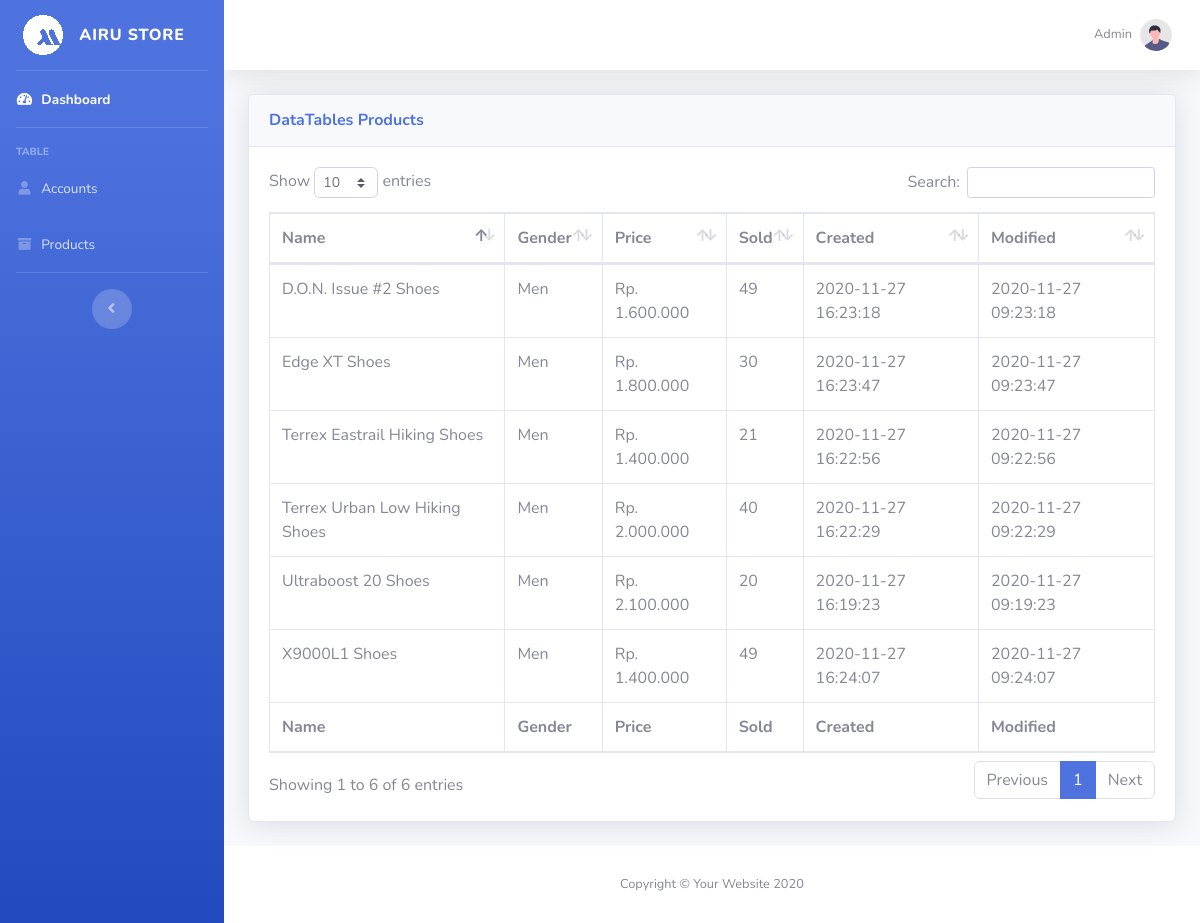
The page /admin/products.php (signed in) on the database its author committed.
### tables this page shows
CREATE TABLE `products` (
  `id` int(11) NOT NULL,
  `name` varchar(70) NOT NULL,
  `gender` enum('Men','Women') NOT NULL,
  `price` int(11) NOT NULL,
  `sold` int(11) DEFAULT NULL,
  `created` datetime DEFAULT NULL,
  `modified` timestamp NOT NULL DEFAULT current_timestamp(),
  `imageurl` text DEFAULT NULL
);

### admin/products.php (the view)
<?php include "partials/_header.php"; ?>
<?php
include "../database/connecton.php";
$query = "SELECT * FROM products ORDER BY id DESC";
$stmt = $con->prepare($query);
$stmt->execute();
?>
<div class="card shadow mb-4">
    <div class="card-header py-3">
        <h6 class="m-0 font-weight-bold text-primary">DataTables Products</h6>
    </div>
    <div class="card-body">
        <div class="table-responsive">
            <table class="table table-bordered" id="dataTable" width="100%" cellspacing="0">
                <thead>
                    <tr>
                        <th>Name</th>
                        <th>Gender</th>
                        <th>Price</th>
                        <th>Sold</th>
                        <th>Created</th>
                        <th>Modified</th>
                    </tr>
                </thead>
                <tfoot>
                    <tr>
                        <th>Name</th>
                        <th>Gender</th>
                        <th>Price</th>
                        <th>Sold</th>
                        <th>Created</th>
                        <th>Modified</th>
                    </tr>
                </tfoot>
                <tbody>
                    <?php
                    $rows = $stmt->fetchAll(PDO::FETCH_ASSOC);
                    foreach($rows as $row):
                        extract($row);
                    ?>
                    <tr>
                        <td><?php echo $name; ?></td>
                        <td><?php echo $gender; ?></td>
                        <td>Rp. <?php echo number_format($price,0,'','.'); ?></td>
                        <td><?php echo $sold; ?></td>
                        <td><?php echo $created; ?></td>
                        <td><?php echo $modified; ?></td>
                    </tr>
                    <?php endforeach; ?>
                </tbody>
            </table>
        </div>
    </div>
</div>
<?php include "partials/_footer.php"; ?>

### admin/partials/_header.php (shortened to what this page needs)
<!DOCTYPE html>
<html lang="en">
<head>
    <link href="vendor/fontawesome-free/css/all.min.css" rel="stylesheet" type="text/css">
    <link href="css/sb-admin-2.min.css" rel="stylesheet">
    <link href="vendor/datatables/dataTables.bootstrap4.min.css" rel="stylesheet">
</head>
<body id="page-top">
    <div id="wrapper">
        <ul class="navbar-nav bg-gradient-primary sidebar sidebar-dark accordion" id="accordionSidebar">
            <a class="sidebar-brand d-flex align-items-center justify-content-center" href="index.html">
                <div class="sidebar-brand-icon">
                    <img src="../assets/Icon/Brand-reversed.png" alt="">
                </div>
                <div class="sidebar-brand-text mx-3">Airu Store</div>
            </a>
            <hr class="sidebar-divider my-0">
            <li class="nav-item active">
                <a class="nav-link" href="Index.php">
                    <i class="fas fa-fw fa-tachometer-alt"></i>
                    <span>Dashboard</span></a>
            </li>
            <hr class="sidebar-divider">
            <div class="sidebar-heading">
                Table
            </div>
            <li class="nav-item">
                <a class="nav-link" href="Accounts.php">
                    <i class="fas fa-fw fa-user"></i>
                    <span>Accounts</span></a>
            </li>
            <li class="nav-item">
                <a class="nav-link" href="Products.php">
                    <i class="fas fa-fw fa-archive"></i>
                    <span>Products</span></a>
            </li>
            <hr class="sidebar-divider d-none d-md-block">
            <div class="text-center d-none d-md-inline">
                <button class="rounded-circle border-0" id="sidebarToggle"></button>
            </div>
        </ul>
        <div id="content-wrapper" class="d-flex flex-column">
            <div id="content">
                <nav class="navbar navbar-expand navbar-light bg-white topbar mb-4 static-top shadow">
                    <ul class="navbar-nav ml-auto">
                        <li class="nav-item dropdown no-arrow">
                            <a class="nav-link dropdown-toggle" href="#" id="userDropdown" role="button"
                                data-toggle="dropdown" aria-haspopup="true" aria-expanded="false">
                                <span class="mr-2 d-none d-lg-inline text-gray-600 small"><?php echo $_SESSION['name']; ?></span>
                                <img class="img-profile rounded-circle"
                                    src="img/undraw_profile.svg">
                            </a>
                        </li>
                    </ul>
                </nav>
                <div class="container-fluid">

### admin/partials/_footer.php (shortened to what this page needs)
</div>
            </div>
            <footer class="sticky-footer bg-white">
                <div class="container my-auto">
                    <div class="copyright text-center my-auto">
                        <span>Copyright &copy; Your Website 2020</span>
                    </div>
                </div>
            </footer>
        </div>
    </div>
</body>
</html>

### rows shown on the page
products: name "X9000L1 Shoes", gender "Men", price "1.400.000", sold "49", created "2020-11-27 16:24:07", modified "2020-11-27 09:24:07"
products: name "Edge XT Shoes", gender "Men", price "1.800.000", sold "30", created "2020-11-27 16:23:47", modified "2020-11-27 09:23:47"
products: name "D.O.N. Issue #2 Shoes", gender "Men", price "1.600.000", sold "49", created "2020-11-27 16:23:18", modified "2020-11-27 09:23:18"
products: name "Terrex Eastrail Hiking Shoes", gender "Men", price "1.400.000", sold "21", created "2020-11-27 16:22:56", modified "2020-11-27 09:22:56"
products: name "Terrex Urban Low Hiking Shoes", gender "Men", price "2.000.000", sold "40", created "2020-11-27 16:22:29", modified "2020-11-27 09:22:29"
products: name "Ultraboost 20 Shoes", gender "Men", price "2.100.000", sold "20", created "2020-11-27 16:19:23", modified "2020-11-27 09:19:23"

### other values the page prints
$_SESSION['name'] "Admin"
